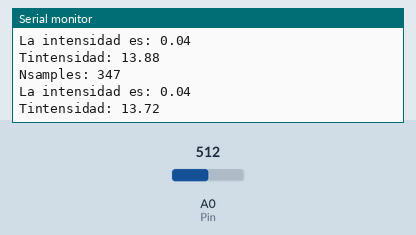
This sketch was run on a simulated Arduino Uno, built with avr-gcc and run on an emulated ATmega328P. On the bench: the last lines printed to the serial monitor. The test bench sets the inputs (shaded band); at power-on: A0 (Pin) = 512.

Above: at 1.2 s.
1.3 s: A0 (Pin) set to 716
At 1.3 s:
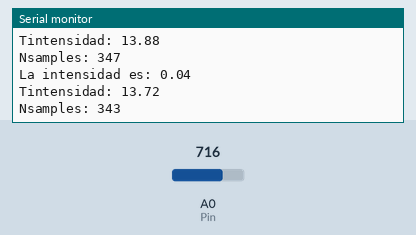
2.8 s: A0 (Pin) set to 900
At 4.1 s:
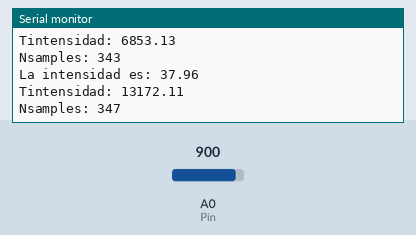
Timing chart, 0 to 5.8 s (numbered marks = the images above; inputs shaded):
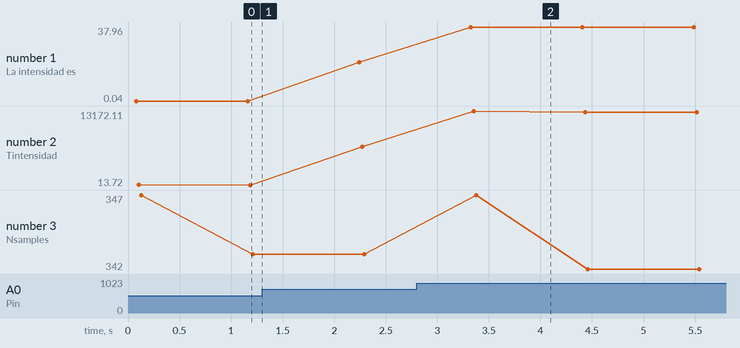

Measured:
- after the input at 2.8 s, the serial monitor: prints a new line after 0.53 s (image 2)
- plotted number 1: 0.04 → 19.98 after the input at 1.3 s, 19.98 → 37.96 after the input at 2.8 s
- plotted number 2: 13.72 → 6853.13 after the input at 1.3 s, 6853.13 → 12982.31 after the input at 2.8 s

The sketch:

Medida_de_corriente_en_alterna.ino
```cpp
int Pin = 0;
int valor;
float voltaje;
float Nvoltaje;
float intensidad;
float Irms;
int Nsamples = 0;
float Tintensidad;
int x = 0;

void setup(){
  Serial.begin(9600);
  pinMode(Pin,INPUT);
  Irms = 0;
}

void loop(){

    Nsamples = 0;
    Tintensidad = 0;
    unsigned long time = millis();

    while (millis() < (time + 80)){

      valor = analogRead(Pin);
      // Serial.println("valor:");Serial.println(valor);
      //Serial.println("millis():");Serial.println(millis());

      voltaje = map(valor, 0, 1023, 0, 5000);
      Nvoltaje = (voltaje-2500);
      int y = abs(Nvoltaje);
      intensidad = (y * 2000.0) / 100000;

      Tintensidad = Tintensidad + intensidad;

      Nsamples++;
    }

    Irms = Tintensidad / Nsamples;

    Serial.print("La intensidad es: ");
    Serial.println(Irms);
    Serial.print("Tintensidad: ");
    Serial.println(Tintensidad);
    Serial.print("Nsamples: ");
    Serial.println(Nsamples);
    delay(1000);
}
```
